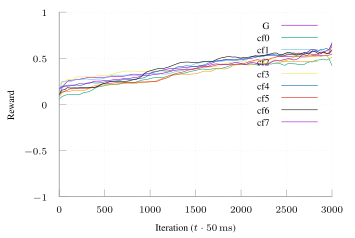

Source code (gnuplot):
set terminal tikz standalone color size 9cm,6cm font '\scriptsize' preamble '\usepackage{microtype} \usepackage{times} \usepackage[T1]{fontenc} \usepackage{siunitx}\sisetup{detect-all}'
set output "ftprep-cap-combine-reward.tex"

set loadpath "."
load "parula.pal"

set style line 102 lc rgb '#a0a0a0' lt 1 lw 1
set border ls 102
set colorbox border 102
set key textcolor rgb "black"
set tics textcolor rgb "black"
set label textcolor rgb "black"

set border 3
set grid x y
set xtics nomirror
set ytics nomirror

#set key autotitle columnhead
set datafile separator ","

set xlabel "Iteration ($t \\cdot{} \\SI{50}{\\milli\\second}$)"
set ylabel "Reward"

set yrange [-1.0:1.0]
set xrange [0.0:3000.0]

plot '../results/ft-cap-g-avg.csv' u 1:2 w lines smooth sbezier title "G", \
     '../results/ft-cap-combine-f0-avg.csv' u 1:2 w lines smooth sbezier title "cf0", \
     '../results/ft-cap-combine-f1-avg.csv' u 1:2 w lines smooth sbezier title "cf1", \
     '../results/ft-cap-combine-f2-avg.csv' u 1:2 w lines smooth sbezier title "cf2", \
     '../results/ft-cap-combine-f3-avg.csv' u 1:2 w lines smooth sbezier title "cf3", \
     '../results/ft-cap-combine-f4-avg.csv' u 1:2 w lines smooth sbezier title "cf4", \
     '../results/ft-cap-combine-f5-avg.csv' u 1:2 w lines smooth sbezier title "cf5", \
     '../results/ft-cap-combine-f6-avg.csv' u 1:2 w lines smooth sbezier title "cf6", \
     '../results/ft-cap-combine-f7-avg.csv' u 1:2 w lines smooth sbezier title "cf7"
